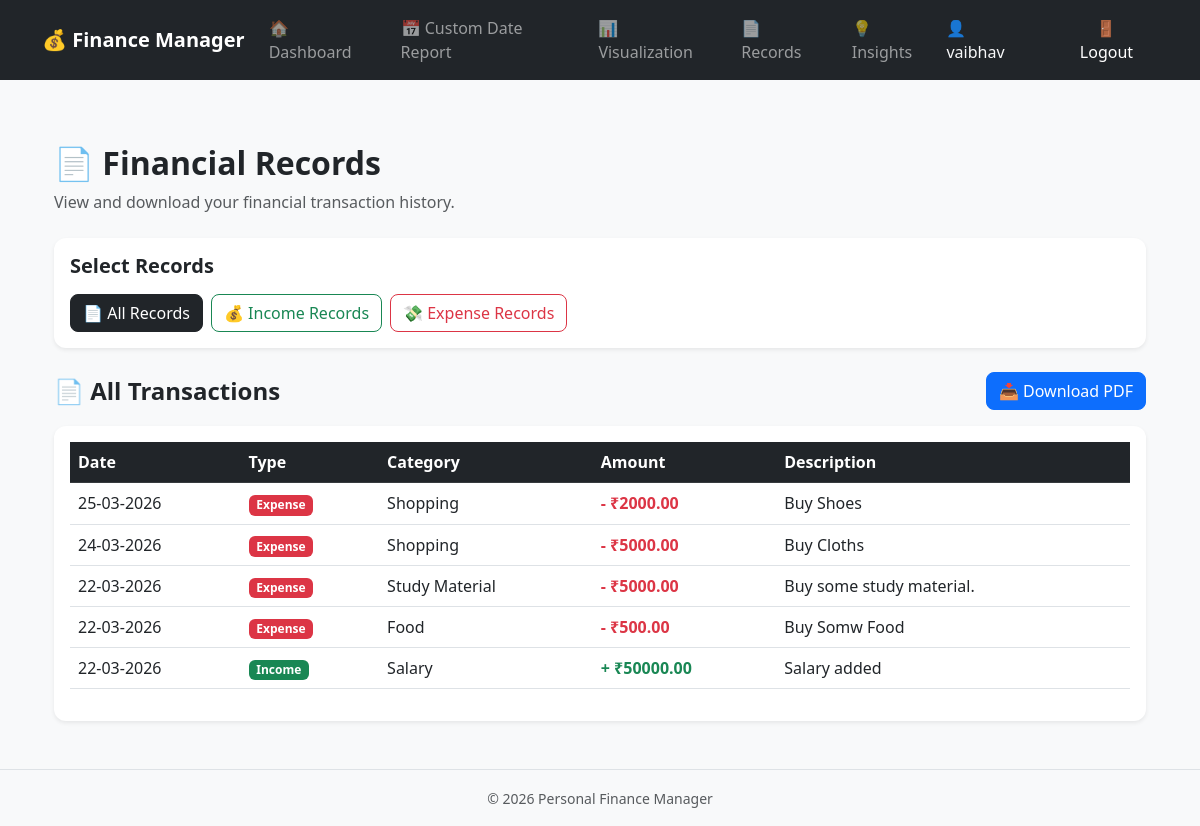
Before: /records (signed in) with the older database file.
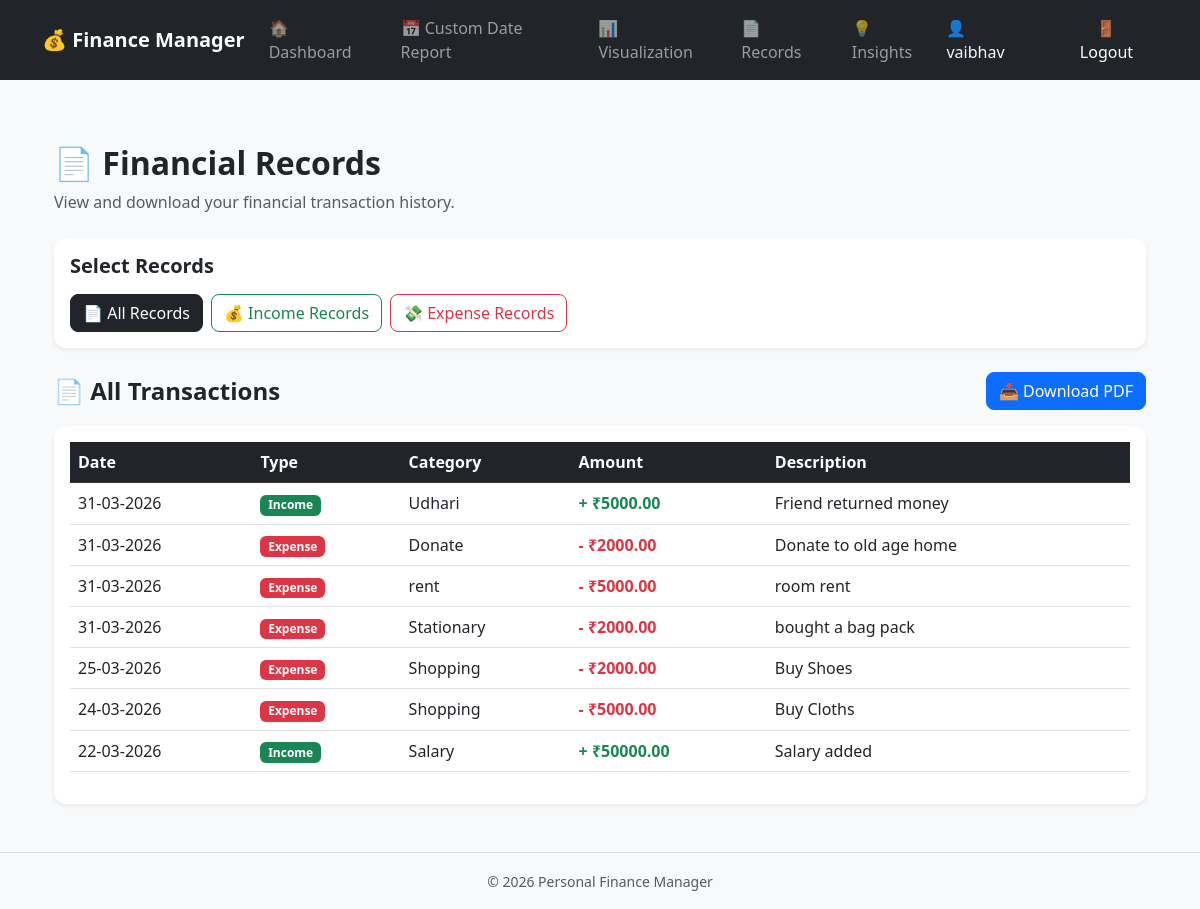
After: the same page with the newer database file.
### app/models.py (models this page shows, shortened)
class Transaction(db.Model):
    id = db.Column(db.Integer, primary_key=True)
    type = db.Column(db.String(10), nullable=False)
    amount = db.Column(db.Float, nullable=False)
    category = db.Column(db.String(100), nullable=False)
    description = db.Column(db.String(200))
    date = db.Column(db.DateTime, default=datetime.utcnow)
    user_id = db.Column(db.Integer, db.ForeignKey('user.id'), nullable=False)

### app/routes.py (the view)
@main.route('/records')
@login_required
def records():
    transactions = Transaction.query.filter_by(
        user_id=current_user.id
    ).order_by(Transaction.date.desc()).all()
    income, expense, balance = calculate_totals(transactions)
    return render_template(
        'dashboard/records.html',
        transactions=transactions,
        income=income,
        expense=expense,
        balance=balance,
        record_type='all'
    )

### app/__init__.py (called while the page is built)
def create_app():
    app = Flask(__name__, template_folder='../templates', static_folder='../static')
    app.config['SECRET_KEY'] = 'this_is_a_secret_key_change_later'
    app.config['SQLALCHEMY_DATABASE_URI'] = 'sqlite:///db.sqlite3'
    app.config['SQLALCHEMY_TRACK_MODIFICATIONS'] = False
    db.init_app(app)
    login_manager.init_app(app)
    login_manager.login_view = 'main.login'
    from .models import User
    @login_manager.user_loader
    def load_user(user_id):
        return User.query.get(int(user_id))
    @app.after_request
    def add_header(response):
        response.headers["Cache-Control"] = "no-store, no-cache, must-revalidate, max-age=0"
        response.headers["Pragma"] = "no-cache"
        response.headers["Expires"] = "0"
        return response
    from .routes import main
    app.register_blueprint(main)
    return app

### app/utils.py (called while the page is built)
def calculate_totals(transactions):
    income = sum(t.amount for t in transactions if t.type == 'income')
    expense = sum(t.amount for t in transactions if t.type == 'expense')
    balance = income - expense
    return income, expense, balance

### templates/dashboard/records.html (shortened to what the changed rows need)
{% extends 'base.html' %}
{% block content %}
<div class="container mt-4">
    <div class="d-flex justify-content-between align-items-center mb-4">
        <div>
            <h2 class="fw-bold">
                📄 Financial Records
            </h2>
        </div>
    </div>
    <div class="card shadow-sm border-0">
        <div class="card-body">
            {% if transactions %}
            <div class="table-responsive">
                <table class="table table-hover align-middle">
                    <thead class="table-dark">
                        <tr>
                            <th>Date</th>
                            <th>Type</th>
                            <th>Category</th>
                            <th>Amount</th>
                            <th>Description</th>
                        </tr>
                    </thead>
                    <tbody>
                        {% for transaction in transactions %}
                        <tr>
                            <td>
                                {{ transaction.date.strftime('%d-%m-%Y') }}
                            </td>
                            <td>
                                {% if transaction.type == 'income' %}
                                    <span class="badge bg-success">
                                        Income
                                    </span>
                                {% else %}
                                    <span class="badge bg-danger">
                                        Expense
                                    </span>
                                {% endif %}
                            </td>
                            <td>
                                {{ transaction.category or '-' }}
                            </td>
                            <td class="fw-bold">
                                {% if transaction.type == 'income' %}
                                    <span class="text-success">
                                        + ₹{{ "%.2f"|format(transaction.amount) }}
                                    </span>
                                {% else %}
                                    <span class="text-danger">
                                        - ₹{{ "%.2f"|format(transaction.amount) }}
                                    </span>
                                {% endif %}
                            </td>
                            <td>
                                {{ transaction.description or '-' }}
                            </td>
                        </tr>
                        {% endfor %}
                    </tbody>
                </table>
            </div>
            {% endif %}
        </div>
    </div>
</div>
{% endblock %}

Changed rows visible on the page:
removed Transaction: type "Expense", amount "5000.00"
removed Transaction: type "Expense", amount "500.00"
added Transaction: type "Income", amount "5000.00"
added Transaction: type "Expense", amount "2000.00"
added Transaction: type "Expense", amount "5000.00"
added Transaction: type "Expense", amount "2000.00"
